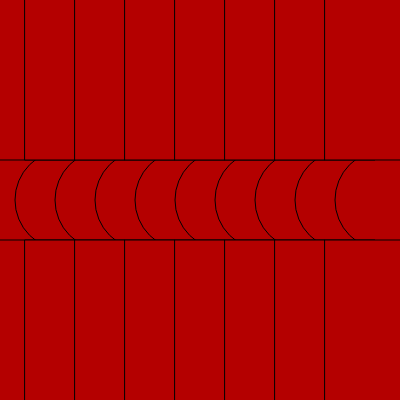
Frame 1 (no input)
Frame 60 (no input): identical to frame 1, image omitted
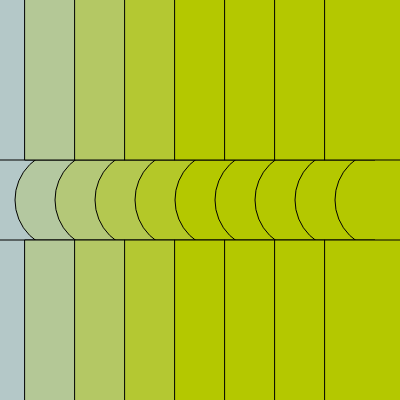
Frame 120 (the mouse pressed at the canvas centre since frame 60)

The p5.js sketch that drew these frames (run headless with seeded random() and noise() and a simulated clock; from frame 60 on, the mouse is pressed at the canvas centre):

// p5.js sketch
// ── sketch.js
// DM2008 — Activity 2b [Guided]
// Pattern Making (40 min)
//
// Use a for loop to draw a repeating row of shapes.
// Add a condition to introduce variation — alternating color, size, or spacing.
// Then add one interaction (mouse or key) that changes the rule.
//
// Stretch: try a second row, or turn your row into a 2D grid.

function setup() {
  createCanvas(400, 400);
  rectMode(CENTER);
}

function draw() {
  background(240);

  for (let i = 0; i < width; i += 40) {
    // % (modulo) alternates between 0 and non-zero — good for switching every other shape
    if (mouseIsPressed) {
      fill(180, mouseY, mouseX-i);
    } else if (i % 80 == 0) {
      fill(180, mouseY, mouseX-i);
    } else {
      fill(180, mouseX-i, mouseY);
    }

    // --- Your shape goes here ---
    // Try swapping this out for your own rule.
    ellipse(i + 25, height / 2, 100);
  }
  
    for (let i = 0; i < width; i += 50) {
    // % (modulo) alternates between 0 and non-zero — good for switching every other shape
    if (mouseIsPressed) {
      fill(180, mouseY, mouseX-i);
    } else if (i % 100 == 0) {
      fill(180, mouseX-i, mouseY);
    } else {
      fill(180, mouseY, mouseX-i);
    }

    // --- Your shape goes here ---
    // Try swapping this out for your own rule.
    rect(i + 25, height / 8, 100, 220);
    rect(i + 25, height*7 / 8, 100, 220);
  }
}
